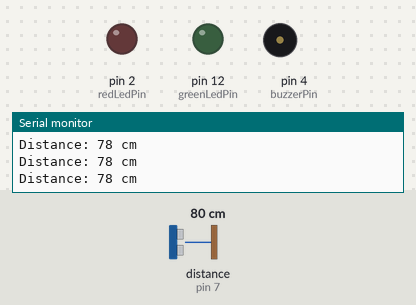
The sketch below on a simulated Arduino Uno, built with avr-gcc and run on an emulated ATmega328P. Parts: output pins drawn as LEDs (lit = HIGH), buzzer (waves = sounding), the last lines printed to the serial monitor. Wiring (inferred from the names in the program): ultrasonic range finder: trigger pin 8; echo pin 7. The inputs (shaded band) are chosen by the test bench; at power-on: distance to the obstacle (sensor on pin 7) 80 cm. The echo pulse lasts 58.3 µs per cm; pins used as bus, display or sensor lines are not drawn.

Above: at 1.3 s.
1.4 s: distance to the obstacle (sensor on pin 7) set to 19 cm
2.9 s: distance to the obstacle (sensor on pin 7) set to 14 cm
At 3.3 s:
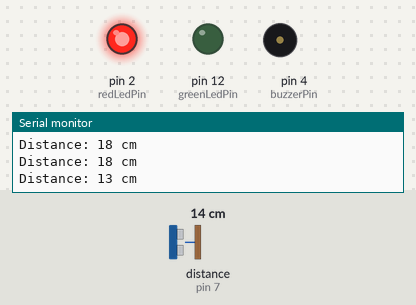
4.5 s: distance to the obstacle (sensor on pin 7) set to 8 cm
6.0 s: distance to the obstacle (sensor on pin 7) set to 5 cm
At 7.1 s:
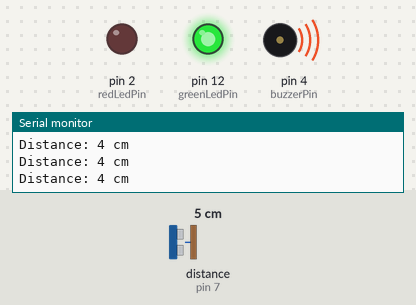
7.5 s: distance to the obstacle (sensor on pin 7) set to 9 cm
At 8.4 s:
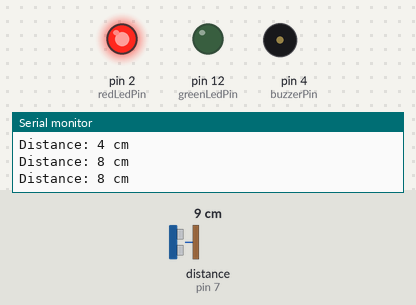
9.1 s: distance to the obstacle (sensor on pin 7) set to 2 cm
At 9.8 s:
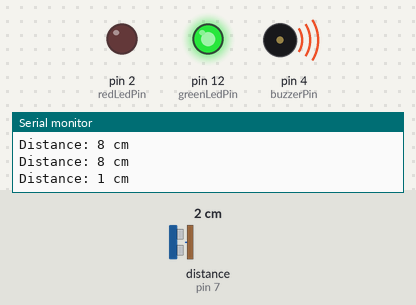
Timing chart, 0 to 11.8 s (numbered marks = the images above; inputs shaded):
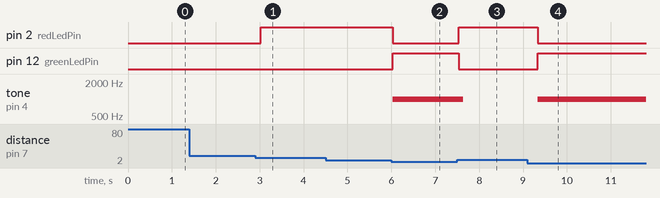

Measured:
- the behaviour switches between 17 and 16 cm on distance to the obstacle (sensor on pin 7) (found by bisection; images 0 and 1)
- the behaviour switches between 7 and 6 cm on distance to the obstacle (sensor on pin 7) (found by bisection; images 1 and 2)
- after the input at 2.9 s, pin 2 (redLedPin): LOW → HIGH after 0.12 s
- after the input at 6.0 s, pin 2 (redLedPin): HIGH → LOW at once; pin 12 (greenLedPin): LOW → HIGH at once; tone on pin 4 (buzzerPin): silent → 1000 Hz at once
- after the input at 7.5 s, pin 2 (redLedPin): LOW → HIGH at once; pin 12 (greenLedPin): HIGH → LOW at once; tone on pin 4 (buzzerPin): 1000 Hz → silent after 0.13 s
- after the input at 9.1 s, pin 2 (redLedPin): HIGH → LOW after 0.24 s; pin 12 (greenLedPin): LOW → HIGH after 0.24 s; tone on pin 4 (buzzerPin): silent → 1000 Hz after 0.24 s

The sketch:

ARDUINOIDECODE.ino
```cpp
const int trigPin = 8;
const int echoPin = 7;
const int redLedPin = 2;    // Red LED pin
const int greenLedPin = 12; // Green LED pin
const int buzzerPin = 4;    // Digital pin connected to the buzzer

long duration;
int distance;

void setup()
{
  pinMode(trigPin, OUTPUT);
  pinMode(echoPin, INPUT);
  pinMode(redLedPin, OUTPUT);
  pinMode(greenLedPin, OUTPUT);
  pinMode(buzzerPin, OUTPUT);
  Serial.begin(9600);
}

void loop()
{
  digitalWrite(trigPin, HIGH);
  delayMicroseconds(10);
  digitalWrite(trigPin, LOW);
  duration = pulseIn(echoPin, HIGH);
  distance = duration * 0.034 / 2;
  Serial.print("Distance: ");
  Serial.print(distance);
  Serial.println(" cm");

  if (distance >= 6 && distance <= 15) {
    digitalWrite(redLedPin, HIGH);
    digitalWrite(greenLedPin, LOW);
    digitalWrite(buzzerPin, HIGH);
    delay(100);  // Adjust the delay as needed
    noTone(buzzerPin);
  } else if (distance < 6) {
    digitalWrite(redLedPin, LOW);
    digitalWrite(greenLedPin, HIGH);
    tone(buzzerPin, 1000);  // Adjust the frequency as needed
  } else {
    digitalWrite(redLedPin, LOW);
    digitalWrite(greenLedPin, LOW);
    noTone(buzzerPin);
  }

  delay(500);
}
```
